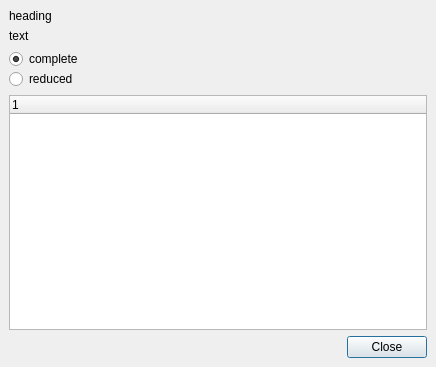
<ui version="4.0" >
 <class>crash</class>
 <widget class="QDialog" name="crash" >
  <property name="geometry" >
   <rect>
    <x>0</x>
    <y>0</y>
    <width>436</width>
    <height>367</height>
   </rect>
  </property>
  <property name="windowTitle" >
   <string>Dialog</string>
  </property>
  <layout class="QVBoxLayout" >
   <property name="margin" >
    <number>9</number>
   </property>
   <property name="spacing" >
    <number>6</number>
   </property>
   <item>
    <widget class="QLabel" name="heading" >
     <property name="sizePolicy" >
      <sizepolicy>
       <hsizetype>1</hsizetype>
       <vsizetype>0</vsizetype>
       <horstretch>0</horstretch>
       <verstretch>0</verstretch>
      </sizepolicy>
     </property>
     <property name="text" >
      <string>heading</string>
     </property>
    </widget>
   </item>
   <item>
    <widget class="QLabel" name="text" >
     <property name="sizePolicy" >
      <sizepolicy>
       <hsizetype>5</hsizetype>
       <vsizetype>1</vsizetype>
       <horstretch>0</horstretch>
       <verstretch>0</verstretch>
      </sizepolicy>
     </property>
     <property name="text" >
      <string>text</string>
     </property>
     <property name="alignment" >
      <set>Qt::AlignLeading|Qt::AlignLeft|Qt::AlignTop</set>
     </property>
     <property name="wordWrap" >
      <bool>true</bool>
     </property>
    </widget>
   </item>
   <item>
    <widget class="QFrame" name="options" >
     <property name="frameShape" >
      <enum>QFrame::NoFrame</enum>
     </property>
     <property name="frameShadow" >
      <enum>QFrame::Raised</enum>
     </property>
     <layout class="QVBoxLayout" >
      <property name="margin" >
       <number>0</number>
      </property>
      <property name="spacing" >
       <number>0</number>
      </property>
      <item>
       <widget class="QRadioButton" name="complete" >
        <property name="text" >
         <string>complete</string>
        </property>
        <property name="checked" >
         <bool>true</bool>
        </property>
       </widget>
      </item>
      <item>
       <widget class="QRadioButton" name="reduced" >
        <property name="text" >
         <string>reduced</string>
        </property>
       </widget>
      </item>
     </layout>
    </widget>
   </item>
   <item>
    <widget class="QTreeWidget" name="details" />
   </item>
   <item>
    <widget class="QDialogButtonBox" name="buttons" >
     <property name="orientation" >
      <enum>Qt::Horizontal</enum>
     </property>
     <property name="standardButtons" >
      <set>QDialogButtonBox::Close</set>
     </property>
    </widget>
   </item>
  </layout>
 </widget>
 <resources/>
 <connections>
  <connection>
   <sender>buttons</sender>
   <signal>accepted()</signal>
   <receiver>crash</receiver>
   <slot>accept()</slot>
   <hints>
    <hint type="sourcelabel" >
     <x>248</x>
     <y>254</y>
    </hint>
    <hint type="destinationlabel" >
     <x>157</x>
     <y>274</y>
    </hint>
   </hints>
  </connection>
  <connection>
   <sender>buttons</sender>
   <signal>rejected()</signal>
   <receiver>crash</receiver>
   <slot>reject()</slot>
   <hints>
    <hint type="sourcelabel" >
     <x>316</x>
     <y>260</y>
    </hint>
    <hint type="destinationlabel" >
     <x>286</x>
     <y>274</y>
    </hint>
   </hints>
  </connection>
 </connections>
</ui>
